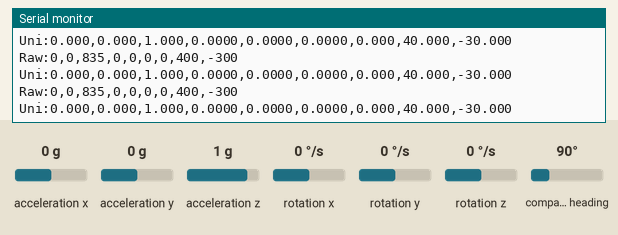
This sketch was run on a simulated Arduino Nano 33 BLE. On the bench: the last lines printed to the serial monitor. Inputs (shaded band) come from the test bench; at power-on: acceleration x 0 g, acceleration y 0 g, acceleration z 1 g, rotation x 0 °/s, rotation y 0 °/s, rotation z 0 °/s, compass heading 90°.

Above: at 1.2 s.
1.3 s: acceleration x set to -1.4 g
At 2.4 s:
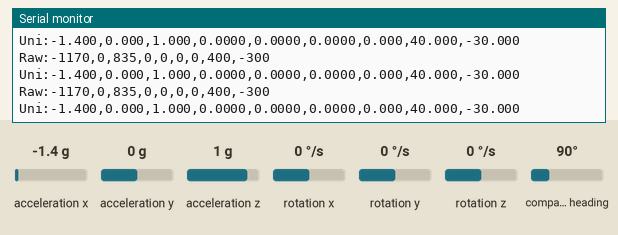
2.8 s: acceleration y set to -1.4 g
At 3.7 s:
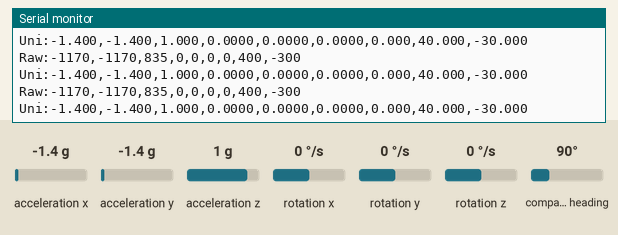
4.3 s: acceleration z set to -1.4 g
At 5.0 s:
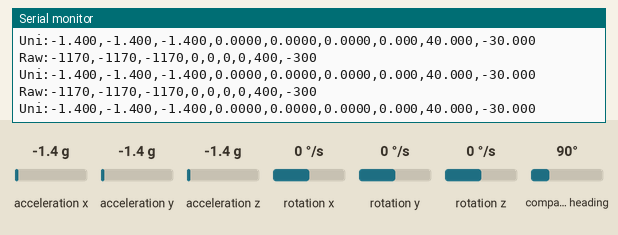
5.8 s: rotation x set to -192 °/s
At 6.6 s:
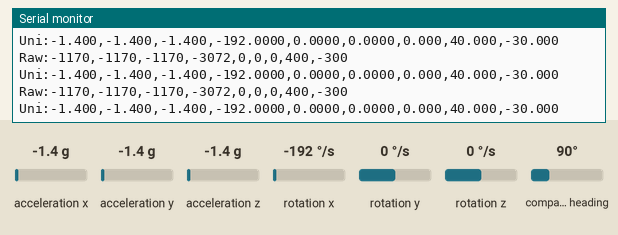
7.3 s: rotation y set to -192 °/s
At 8.4 s:
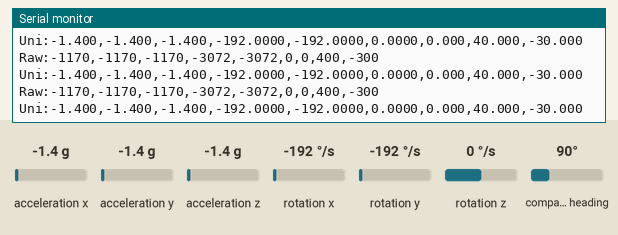

Measured:
- after the input at 1.3 s, the serial monitor: prints a new line at once (image 1)
- after the input at 2.8 s, the serial monitor: prints a new line at once (image 2)
- after the input at 4.3 s, the serial monitor: prints a new line at once (image 3)
- after the input at 5.8 s, the serial monitor: prints a new line at once (image 4)
- after the input at 7.3 s, the serial monitor: prints a new line at once (image 5)

The sketch:

mag_gyro_calibration_for_notebook.ino
```cpp
// SKETCH FOR CALIBRATION WITH THE JUPITER NOTEBOOK  //


#include <Arduino_BMI270_BMM150.h>

int loopcount = 0;
float ax, ay, az;
float gx, gy, gz;
float mx, my, mz;

void setup() {
  Serial.begin(115200);
  while (!Serial);  // Wait for serial monitor

  if (!IMU.begin()) {
    Serial.println("Failed to initialize IMU!");
    while (1);
  }

  Serial.println("IMU initialized.");
  Serial.print("Accelerometer sample rate = ");
  Serial.print(IMU.accelerationSampleRate());
  Serial.println(" Hz");

  Serial.print("Gyroscope sample rate = ");
  Serial.print(IMU.gyroscopeSampleRate());
  Serial.println(" Hz");

  Serial.print("Magnetometer sample rate = ");
  Serial.print(IMU.magneticFieldSampleRate());
  Serial.println(" Hz");
}

void loop() {

  // Read sensor values
  if (IMU.accelerationAvailable()) {
    IMU.readAcceleration(ax, ay, az);
  }

  if (IMU.gyroscopeAvailable()) {
    IMU.readGyroscope(gx, gy, gz);
  }

  if (IMU.magneticFieldAvailable()) {
    IMU.readMagneticField(mx, my, mz);
  }

  // Raw format for MotionCal
  Serial.print("Raw:");
  Serial.print(int(ax * 8192 / 9.8)); Serial.print(",");
  Serial.print(int(ay * 8192 / 9.8)); Serial.print(",");
  Serial.print(int(az * 8192 / 9.8)); Serial.print(",");
  Serial.print(int(gx * 16)); Serial.print(",");
  Serial.print(int(gy * 16)); Serial.print(",");
  Serial.print(int(gz * 16)); Serial.print(",");
  Serial.print(int(mx * 10)); Serial.print(",");
  Serial.print(int(my * 10)); Serial.print(",");
  Serial.print(int(mz * 10)); Serial.println();

  // Unified format
  Serial.print("Uni:");
  Serial.print(ax, 3); Serial.print(",");
  Serial.print(ay, 3); Serial.print(",");
  Serial.print(az, 3); Serial.print(",");
  Serial.print(gx, 4); Serial.print(",");
  Serial.print(gy, 4); Serial.print(",");
  Serial.print(gz, 4); Serial.print(",");
  Serial.print(mx, 3); Serial.print(",");
  Serial.print(my, 3); Serial.print(",");
  Serial.print(mz, 3); Serial.println();

  delay(10);
}
```
